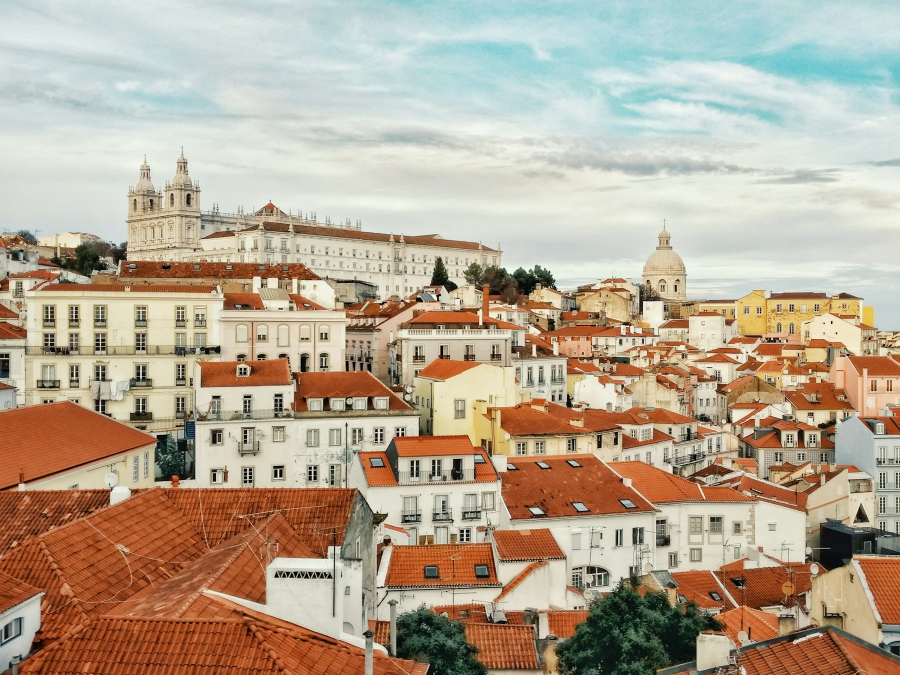
#> input picture design/directions/photos/lisboa-alfama-sao-vicente.jpg, 1800 x 1350 px, found by its file name (shown at 1/2 size); its folder holds only this picture in this run
$ python images.py
#> lines starting #> are read from the running program, lines starting #| are printed output that depends on the picture
# Prompt 32: responsive photographs for design v2, AVIF and WebP at three widths (640, 1024, 1600), from the licensed
# originals in design/directions/photos/ (Unsplash License, see CREDITS.md there and /credits on the site).
# Usage (repo root): python3 scripts/design/images.py
import os
from PIL import Image
SRC, OUT = "design/directions/photos", "site/public/img/v2"
os.makedirs(OUT, exist_ok=True)
for f in sorted(os.listdir(SRC)):
    if not f.endswith(".jpg"): continue
    im = Image.open(os.path.join(SRC, f)).convert("RGB"); name = f[:-4]
#> further down, im is the input picture: PIL image 1800x1350 RGB; mean R, G, B 181.3, 165.9, 146.1
    for w in (640, 1024, 1600):
        r = im.resize((w, round(im.height * w / im.width)), Image.LANCZOS) if im.width > w else im
        r.save(os.path.join(OUT, f"{name}-{w}.webp"), quality=78, method=6)
        r.save(os.path.join(OUT, f"{name}-{w}.avif"), quality=55, speed=6)
#> this loop made 3 passes
#> pass 1, `r = im.resize((w, round(im.height * w / im.width)), Image.LANCZOS) if ..`:
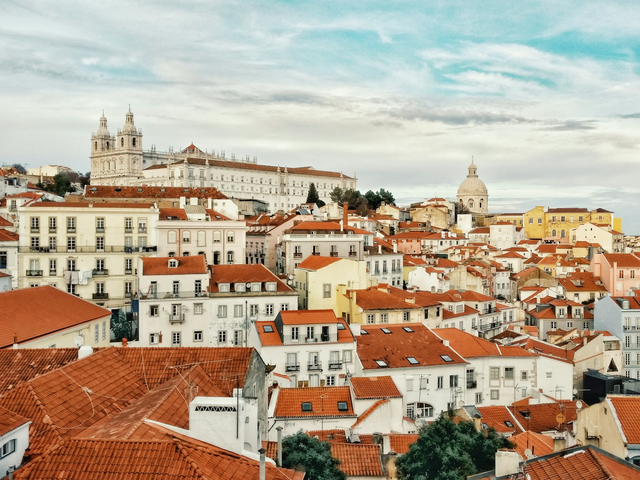
#> r: PIL image 640x480 RGB; mean R, G, B 181.3, 165.9, 146.1
    print(name, im.size)
#| lisboa-alfama-sao-vicente (1800, 1350)

$ run again, on design/directions/photos/lisboa-eletrico-28.jpg
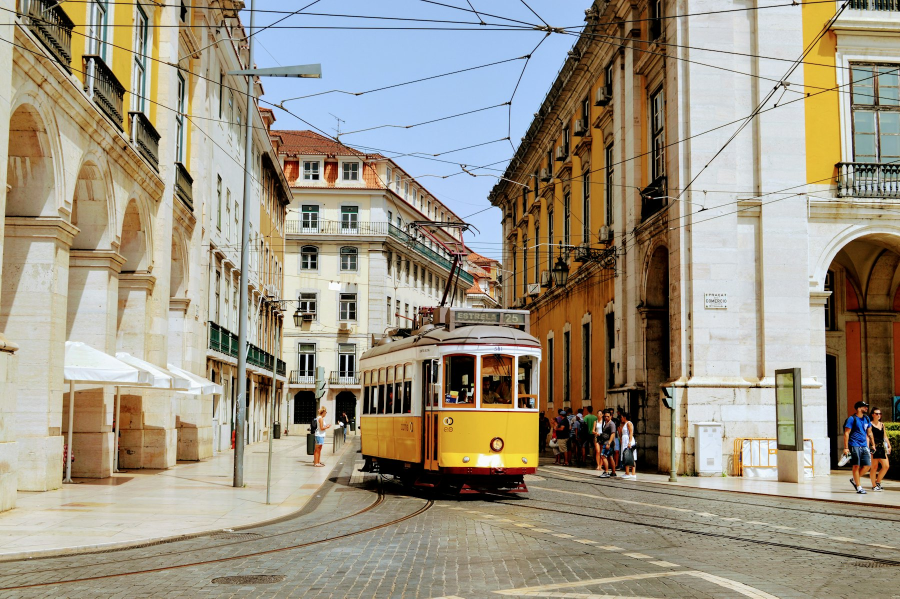
#> input picture design/directions/photos/lisboa-eletrico-28.jpg, 1800 x 1197 px, found by its file name (shown at 1/2 size)
#> im is the input picture: PIL image 1800x1197 RGB; mean R, G, B 156.7, 148.2, 130.7
#> the loop `for w in (640, 1024, 1600):` made 3 passes
#> pass 1, `r = im.resize((w, round(im.height * w / im.width)), Image.LANCZOS) if ..`:
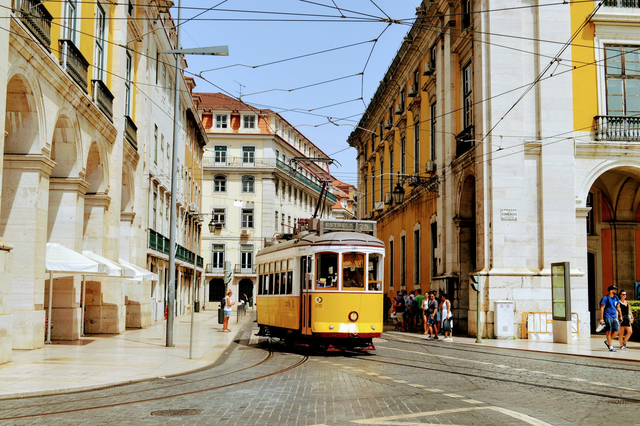
#> r: PIL image 640x426 RGB; mean R, G, B 156.8, 148.2, 130.7
#> pass 2, `r = im.resize((w, round(im.height * w / im.width)), Image.LANCZOS) if ..`:
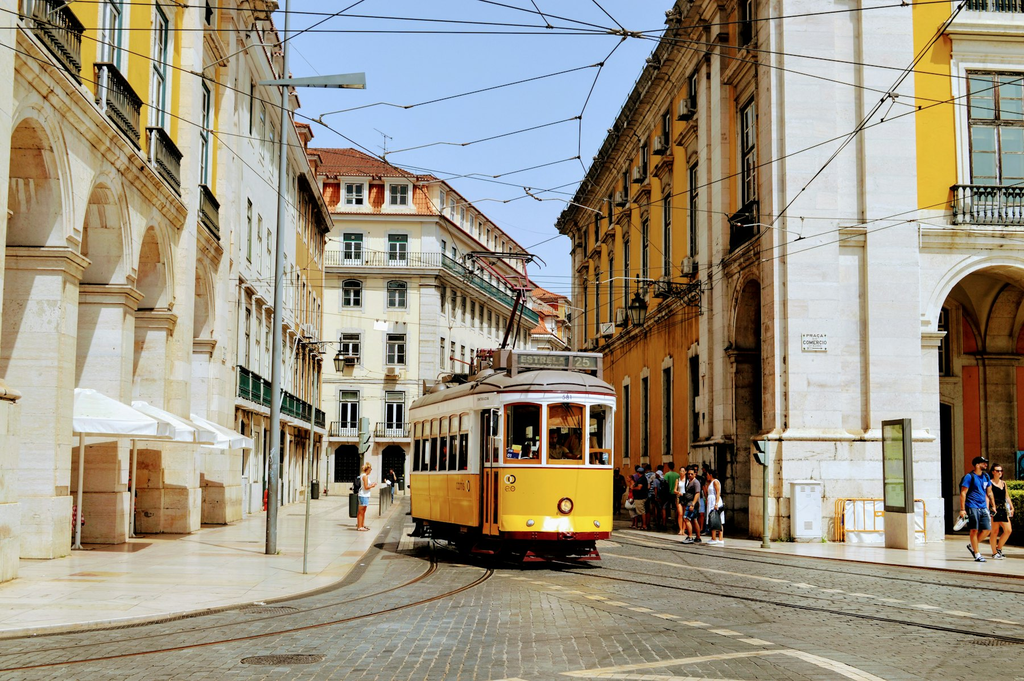
#> r: PIL image 1024x681 RGB; mean R, G, B 156.7, 148.2, 130.7
#| lisboa-eletrico-28 (1800, 1197)

$ run again, on design/directions/photos/lisboa-praca-do-comercio.jpg
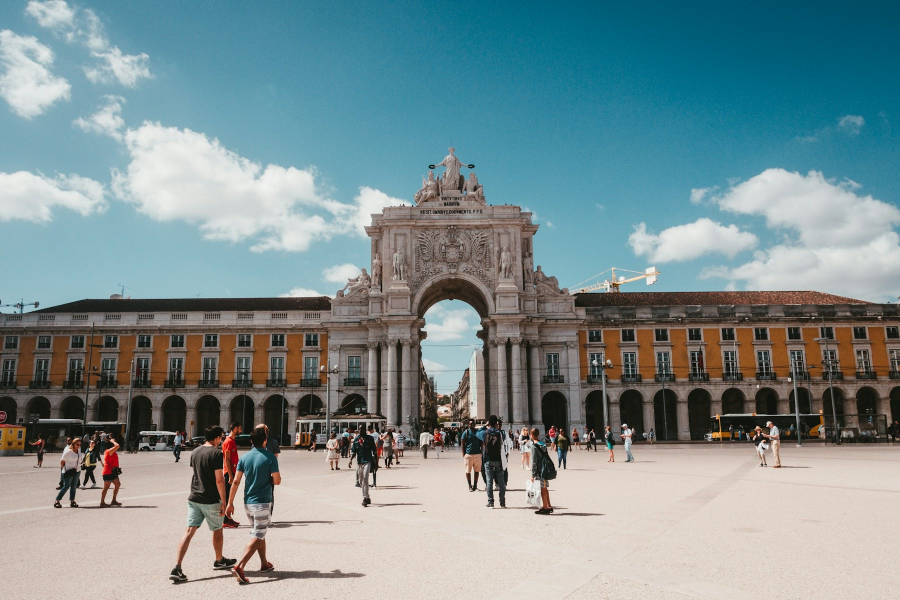
#> input picture design/directions/photos/lisboa-praca-do-comercio.jpg, 1800 x 1200 px, found by its file name (shown at 1/2 size)
#> im is the input picture: PIL image 1800x1200 RGB; mean R, G, B 123.9, 143.1, 145.6
#> the loop `for w in (640, 1024, 1600):` made 3 passes
#> pass 1, `r = im.resize((w, round(im.height * w / im.width)), Image.LANCZOS) if ..`:
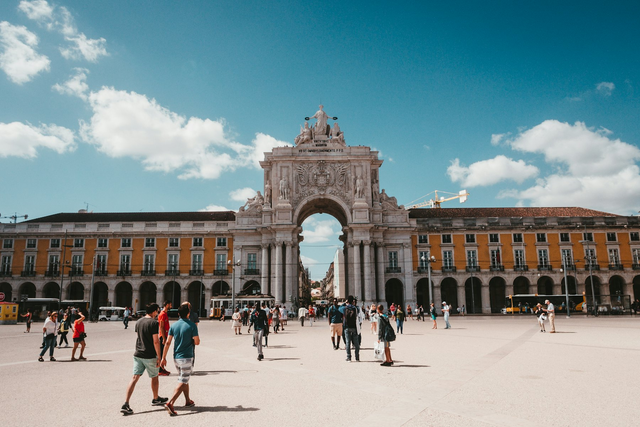
#> r: PIL image 640x427 RGB; mean R, G, B 123.9, 143.1, 145.6
#| lisboa-praca-do-comercio (1800, 1200)

$ run again, on design/directions/photos/madeira-funchal.jpg
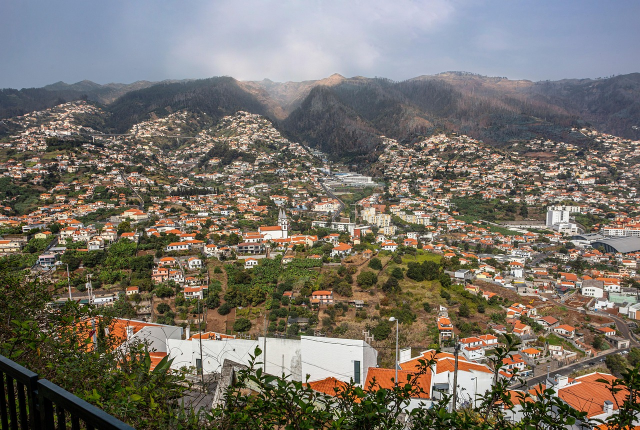
#> input picture design/directions/photos/madeira-funchal.jpg, 1280 x 860 px, found by its file name (shown at 1/2 size)
#> im is the input picture: PIL image 1280x860 RGB; mean R, G, B 120, 114.2, 105.3
#> the loop `for w in (640, 1024, 1600):` made 3 passes
#> pass 1, `r = im.resize((w, round(im.height * w / im.width)), Image.LANCZOS) if ..`:
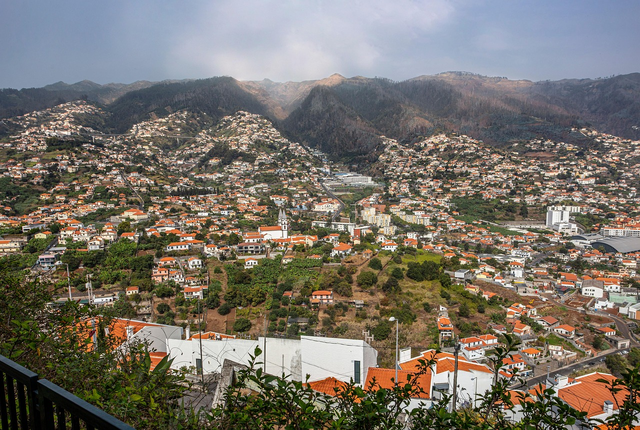
#> r: PIL image 640x430 RGB; mean R, G, B 120, 114.2, 105.3
#> pass 2, `r = im.resize((w, round(im.height * w / im.width)), Image.LANCZOS) if ..`:
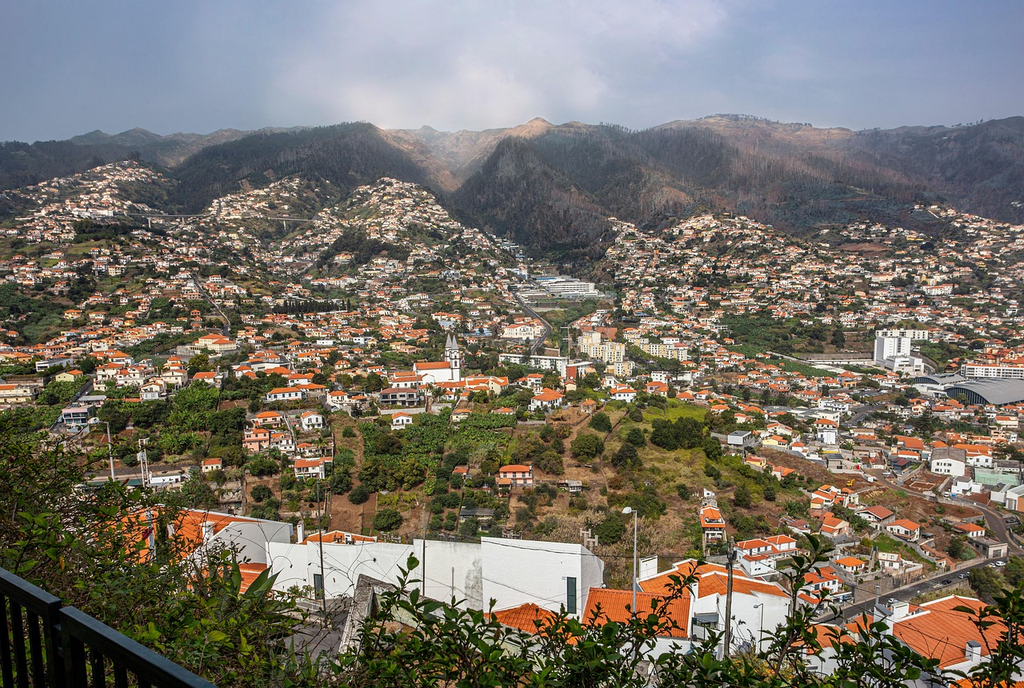
#> r: PIL image 1024x688 RGB; mean R, G, B 120, 114.2, 105.3
#| madeira-funchal (1280, 860)

$ run again, on design/directions/photos/lisboa-alfama-telhados.jpg
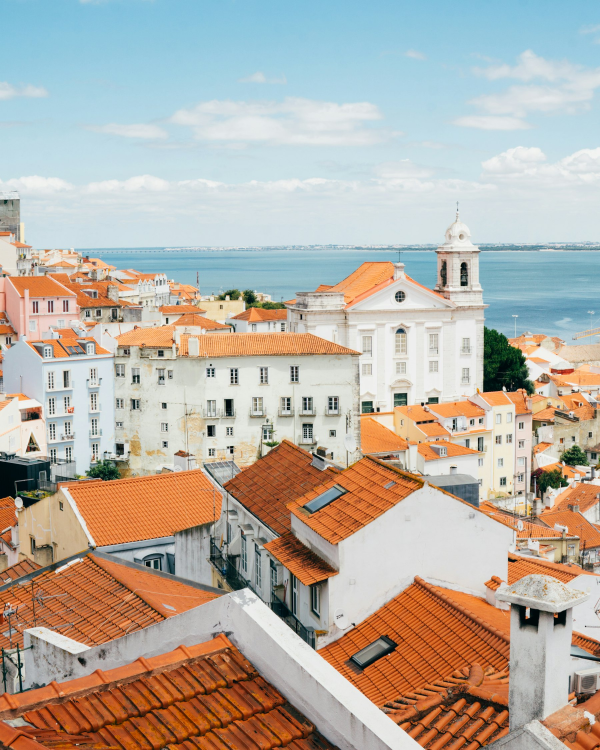
#> input picture design/directions/photos/lisboa-alfama-telhados.jpg, 1800 x 2250 px, found by its file name (shown at 1/3 size)
#> im is the input picture: PIL image 1800x2250 RGB; mean R, G, B 183, 174.6, 164
#> the loop `for w in (640, 1024, 1600):` made 3 passes
#> pass 1, `r = im.resize((w, round(im.height * w / im.width)), Image.LANCZOS) if ..`:
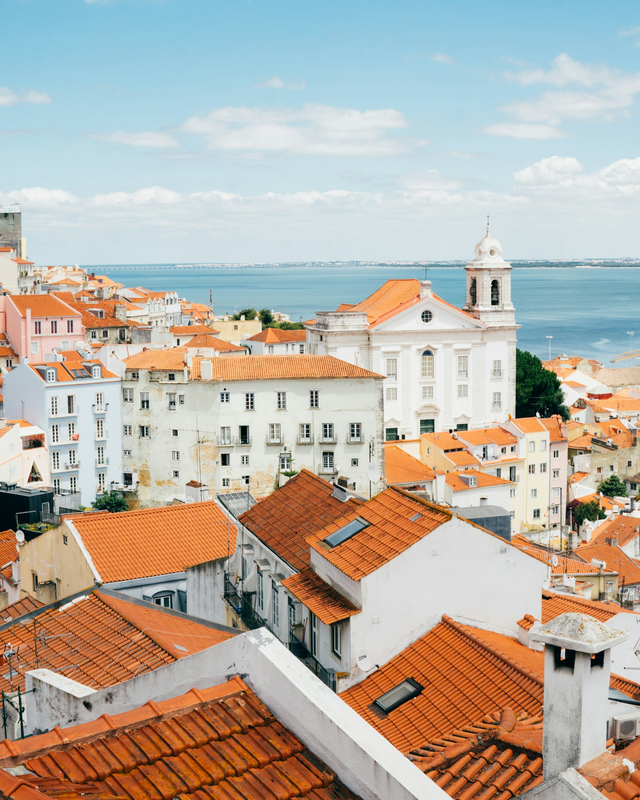
#> r: PIL image 640x800 RGB; mean R, G, B 183, 174.6, 164
#| lisboa-alfama-telhados (1800, 2250)
